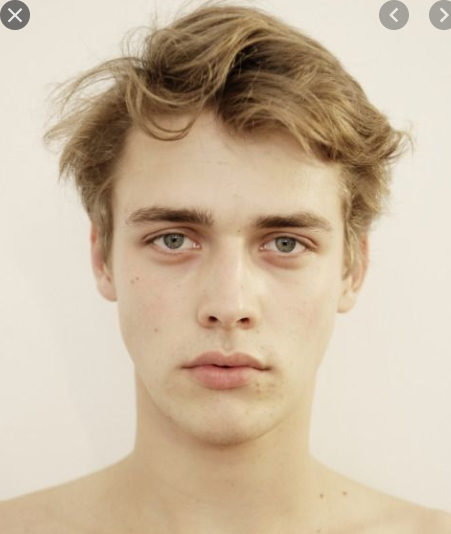
#> input picture image/Person/test2.jpg, 451 x 534 px
$ jupyter execute opencv_normar_command.ipynb
#> lines starting #> are read from the running program, lines starting #| are printed output that depends on the picture; after the words box and inside, x2 and y2 are one past the last pixel; in counts of white or black regions, pixels touching at a corner belong together
[cell 1]
import cv2
import numpy as np
from matplotlib import pyplot as plt

#흑백
image = cv2.imread("image/Person/test2.jpg", cv2.IMREAD_GRAYSCALE)
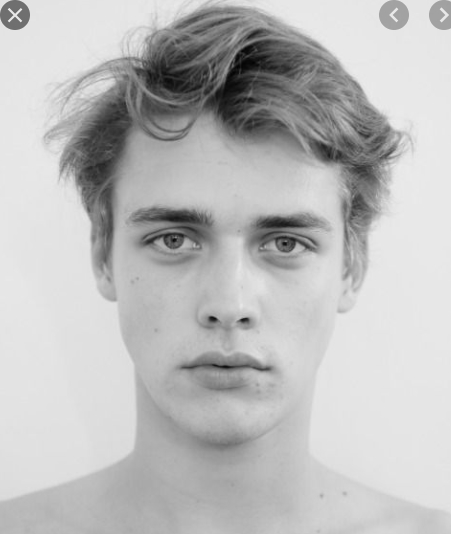
#> image: shape (534, 451); min 2, max 236, mean 188.5
plt.imshow(image, cmap="gray"), plt.axis("off") # 축제거
plt.show()

#print(image)
#print(image.shape)

#컬러
image_bgr = cv2.imread("image/Person/test2.jpg", cv2.IMREAD_COLOR)
#> image_bgr is the input picture: shape (534, 451, 3); mean B, G, R 162.1, 185.8, 204
image_rgb = cv2.cvtColor(image_bgr, cv2.COLOR_BGR2RGB) #opencv는 기본적으로 bgr을 사용하기에 rgb로 바꿔야함.
plt.imshow(image_rgb), plt.axis("off") # 축제거
plt.show()

# [7 lines of commented-out code are left out]
image_2 = cv2.imread("image/Person/test3.jpg", cv2.IMREAD_GRAYSCALE)
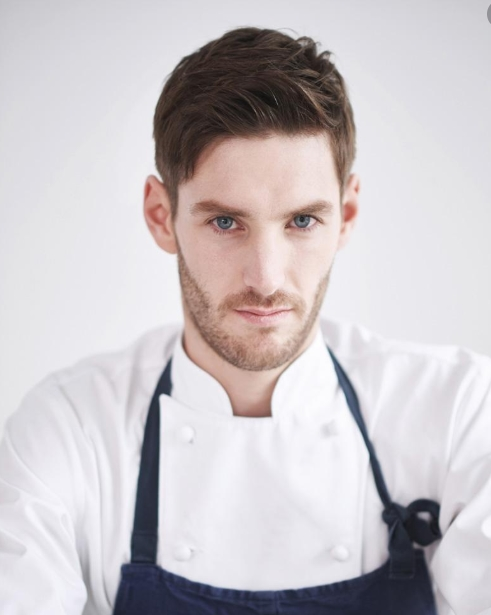
#> input picture image/Person/test3.jpg, 491 x 615 px
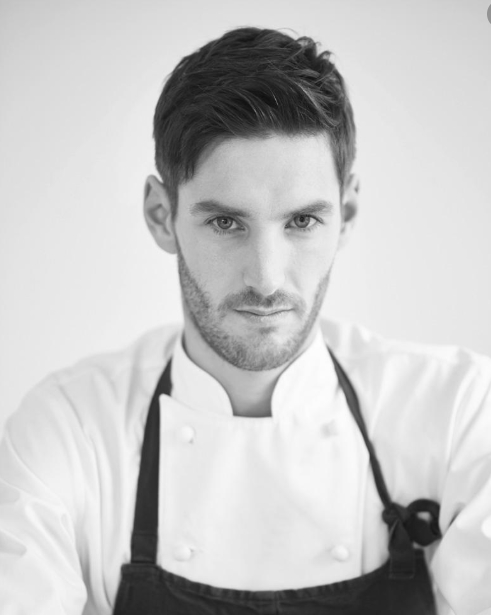
#> image_2: shape (615, 491); min 15, max 255, mean 198.2
image_50x50 = cv2.resize(image_2, (64,64))
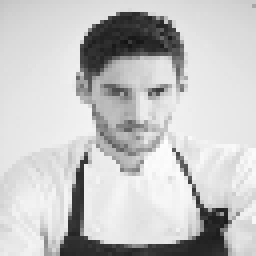
#> image_50x50: shape (64, 64) (shown 4 times larger); min 20, max 254, mean 197.9
plt.imshow(image_50x50, cmap="gray"), plt.axis("off")
plt.show()

#이미지 주변 제거
image_cropped = image_2[:,:120]
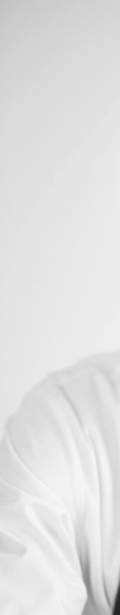
#> image_cropped: shape (615, 120); min 34, max 247, mean 224.7
plt.imshow(image_2, cmap="gray"), plt.axis("off")
plt.show()
plt.imshow(image_cropped, cmap="gray"), plt.axis("off")
plt.show()

#이미지 흐리게하기
image_blurry = cv2.blur(image_2, (5,5))
plt.imshow(image_blurry, cmap="gray"), plt.axis("off")
plt.show()
image_blurry = cv2.blur(image_2, (50,50))
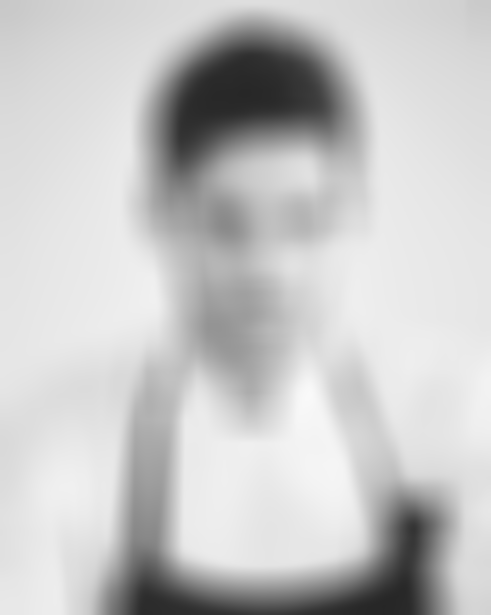
#> image_blurry: shape (615, 491); min 38, max 249, mean 198.3
plt.imshow(image_blurry, cmap="gray"), plt.xticks([]), plt.yticks([]) #틱 생성
plt.show()

[cell 2]
import cv2
import numpy as np
from matplotlib import pyplot as plt

image = cv2.imread("image/Person/test3.jpg", cv2.IMREAD_GRAYSCALE)
image_bgr = cv2.imread("image/Person/test3.jpg")
#> image_bgr is the input picture: shape (615, 491, 3); mean B, G, R 199.4, 196.1, 201.8
image_rgb = cv2.cvtColor(image_bgr, cv2.COLOR_BGR2RGB)
#> image_rgb: shape (615, 491, 3)
plt.imshow(image_rgb)
plt.show()
print("(위)기본 이미지\n(아래)변형된 이미지")

#커널 생성(이미지 흐리게 하기 <- 그냥 예시) !!주의 커널은 매우 중요한 개념인듯 하자 이해하고 넘어가자 https://setosa.io/ev/image-kernels/
kernel = np.ones((5,5)) / 25.0
image_kernel = cv2.filter2D(image, -1, kernel) # 두번째 매개변수인 -1은 픽셀값의 범위를 지정하느 것으로 -1이면 입력과 동일한 범위를 유지한다.
plt.imshow(image_kernel, cmap="gray"), plt.xticks([]), plt.yticks([]) #tick은 사진에 있는 좌표 표시부분을 말하는거 같음( 내 생각 )
plt.show()
print("이미지 흐리게 하기")

#커널 생성(강조)
kernel = np.array([[0, -1, 0], [-1, 5, -1], [0, -1, 0]])
image_sharp = cv2.filter2D(image, -1, kernel)
plt.imshow(image_sharp, cmap = "gray"), plt.axis("off")
plt.show()
print("이미지 강조")

#이미지 대비 높이기 OpenCV의 equalizeHist 함수를 사용
image_enhanced = cv2.equalizeHist(image)
plt.imshow(image_enhanced, cmap = "gray"), plt.axis("off")
plt.show()
print("흑백 이미지 대비 높이기")

#컬러 이미지 대비 높이기
image_yuv = cv2.cvtColor(image_bgr, cv2.COLOR_BGR2YUV) ## 이미지 대비를 높이기 위해서 히스토그램 평활화를 하는데 먼저 yuv로 변경 후
#> image_yuv: shape (615, 491, 3); mean of channels 0, 1, 2 198.2, 128.5, 131.2
image_yuv[:,:,0] = cv2.equalizeHist(image_yuv[:,:,0])   # equalizeHist를 진행하고 다시 rgb로 바꾸고 출력한다
#> image_yuv: shape (615, 491, 3); mean of channels 0, 1, 2 129.8, 128.5, 131.2
image_rgb = cv2.cvtColor(image_yuv, cv2.COLOR_YUV2RGB)  # y는 밝기 이고 u,v는 색상을 뜻한다.
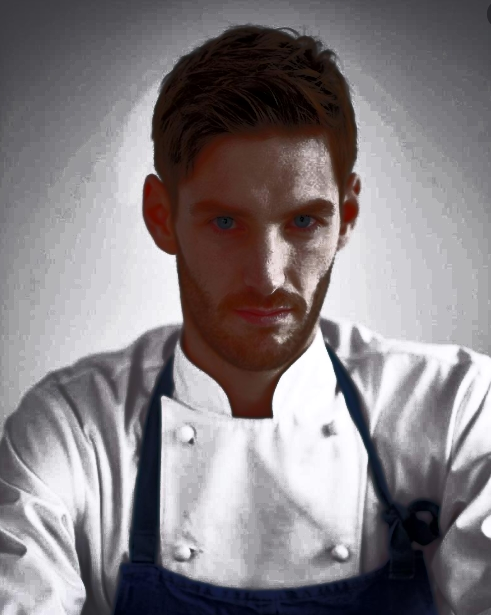
#> image_rgb: shape (615, 491, 3); mean R, G, B 133.4, 127.7, 130.9
plt.imshow(image_rgb), plt.axis("off")                  # 이는 관심 대상을 다른 객체나 배경과 잘 구분되도록 만들어 줌(항상 그런것은 아님)
plt.show()
print("컬러 이미지 대비 높이기")

#이미지 색깔 구분하기
image_hsv = cv2.cvtColor(image_bgr, cv2.COLOR_BGR2HSV)              ## hsv(색상, 채도, 명도)로 변경 후 격리시킬 값의 범위를 결정
#> image_hsv: shape (615, 491, 3); mean H, S, V 102, 21.6, 206.2
lower_blue = np.array([50,100,50])                                   # hsv에서 파랑값의 범위를 정의함
upper_blue = np.array([130,255,255])
mask = cv2.inRange(image_hsv, lower_blue, upper_blue)                # 이미지에 적용할 마스크를 만듬
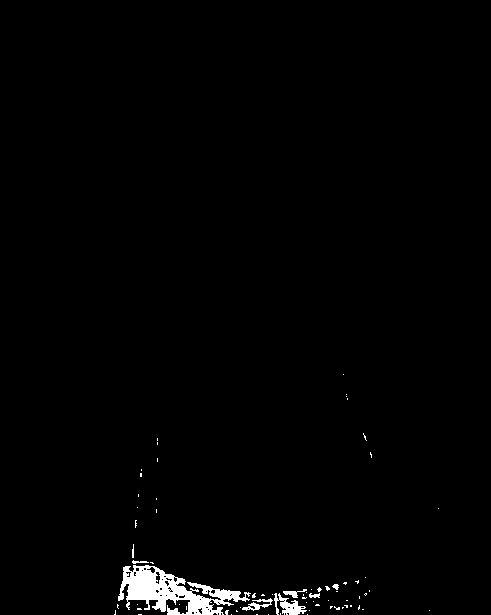
#> mask: shape (615, 491); 1.3% white; 71 white regions (63 under 20 px), largest, box (x1, y1, x2, y2) and area: (118, 565, 251, 615) 2963, (274, 593, 307, 615) 336, (242, 598, 273, 611) 152

plt.imshow(mask, cmap='gray'), plt.axis("off")
plt.show()
print("색깔구분에 사용되는 마스크(흑백 버전)")

image_bgr_masked = cv2.bitwise_and(image_bgr, image_bgr, mask=mask)  # bitwise_and 함수를 사용하여 이미지에 마스크를 적용
image_rgv = cv2.cvtColor(image_bgr_masked, cv2.COLOR_BGR2RGB)        # rgb로 이미지 포맷 후 출력
plt.imshow(image_rgb), plt.axis("off")
plt.show()
print("이미지 색깔 구분하기(대비와 비슷)")

##이미지 이진화하기(이미지를 단순한버전으로 출력해야 할 때, 이미지 안의 영역마다 빛 조건이 달라질 때 도움이 됨) - 적응적 이진화 적용
 #장점은 중요한 요소를 유지하면서 이미지의 노이즈를 제거하는 것.
image_gray = cv2.imread("image/Person/test3.jpg", cv2.IMREAD_GRAYSCALE) ## 어떤 값보다 큰 값을 가진  픽셀을 흰색으로 만들고 작은 값을
                                                                         # 가진 픽셀은 검은색으로 만드는과정 더 고급 기술(적응적 이진화)
                                                                         # 은 임계값 주변의 픽셀의 강도에 의해 결정됨
max_output_value = 255                                                   # 출력 픽셀 강도의 최대값을 결정
neighborhood_size = 99                                                   # 블록 크기(임계값 결정에 사용하는 주변 영역 크기)
subtract_from_mean = 10                                                  # 계산된 임곗값에서뺄 상수(임곗값을 수동으로 미세조정하는데 사용)
image_binarized = cv2.adaptiveThreshold(image_gray,
                                        max_output_value,
                                        cv2.ADAPTIVE_THRESH_GAUSSIAN_C,  # 픽셀의 임계값을 주변 픽셀 강도의 가중치 합으로 설정함.
                                        cv2.THRESH_BINARY,
                                        neighborhood_size,
                                        subtract_from_mean)
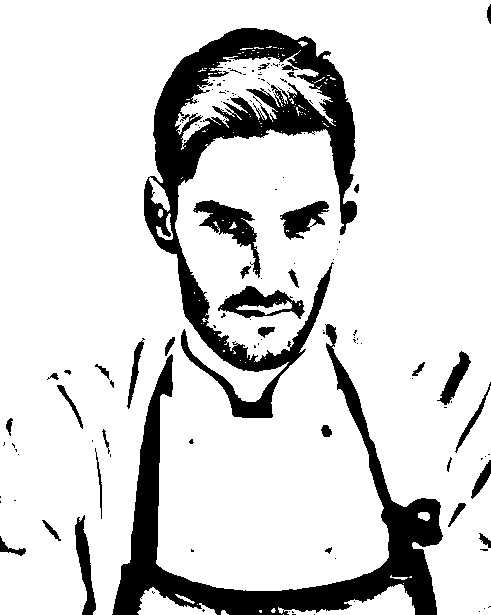
#> image_binarized: shape (615, 491); 84.1% white; 130 black regions (97 under 20 px), largest, box (x1, y1, x2, y2) and area: (144, 28, 357, 418) 21870, (112, 324, 443, 615) 17579, (193, 200, 261, 278) 1625
plt.imshow(image_binarized, cmap="gray"), plt.axis("off")
plt.show()
print("이미지 이진화")

#배경 제거하기 - 사진 자료가 달라 잘 실행되지 않음(쿡북 8.10 참고)

#경계선 감지하기(캐니 경계선 감지기 사용)
median_intensity = np.median(image_gray)                             #픽셀 강도의 중간값을 계산함
#> median_intensity = 224
lower_threshold = int(max(0, (1.0 - 0.33) * median_intensity))       #임계값의 저점과 고점, Canny를 전체 이미지 모음에 적용하기 위해서
#> lower_threshold = 150
upper_threshold = int(min(255, (1.0 + 0.33) * median_intensity))     #몇 개의 이미지를 테스트하여 낮은 임계값과 높은 임계값의 적절한 쌍을 찾는 것이 좋은 결과를 만듬.
#> upper_threshold = 255
image_canny = cv2.Canny(image_gray, lower_threshold, upper_threshold)
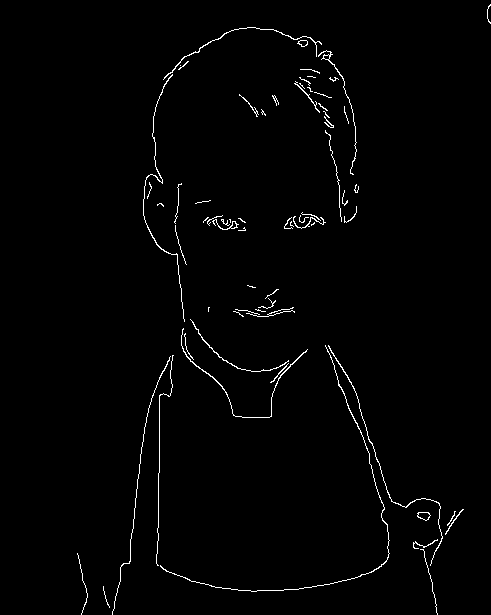
#> image_canny: shape (615, 491); 1.3% white in thin lines or dots, all inside (x1, y1, x2, y2) = (77, 4, 491, 615)
plt.imshow(image_canny, cmap ="gray"), plt.axis("off")
plt.show()
print("경계값 감지")
